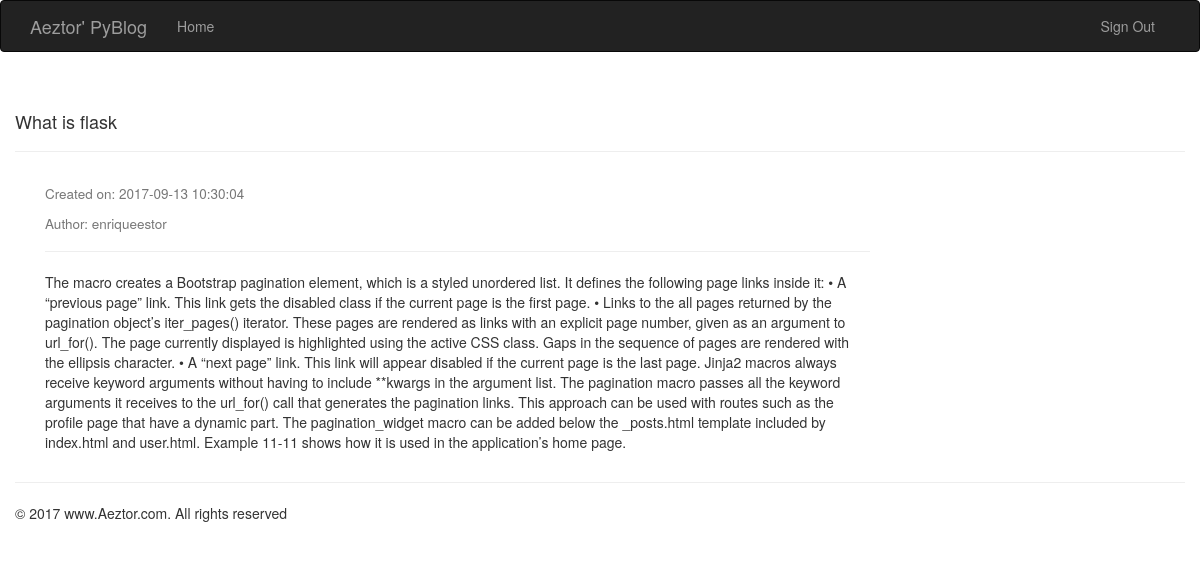
The app's page /posts/1 (signed in) with its own data.
### main/models/post.py (models this page shows)
class Post(db.Model):
    __tablename__ = 'posts'
    id = db.Column(db.Integer, primary_key=True)
    title = db.Column(db.String(100))
    body = db.Column(db.Text)
    timestamp = db.Column(db.DateTime, index=True, default=datetime.utcnow())
    author_id = db.Column(db.Integer, db.ForeignKey('users.id'))

### main/models/user.py (models this page shows, shortened)
class User(UserMixin, db.Model):
    __tablename__ = 'users'
    id = db.Column(db.Integer, primary_key=True)
    email = db.Column(db.String(64), unique=True, index=True)
    username = db.Column(db.String(64), unique=True, index=True)
    password_hash = db.Column(db.String(128))
    role_id = db.Column(db.Integer, db.ForeignKey('roles.id'))
    posts = db.relationship('Post', backref='users')
    @property
    def password(self):
        raise AttributeError('password is not a readable attribute')

### main/controllers/posts.py (the view)
@posts.route('/posts/<id>')
def post(id):
    data = {}
    post = Post.query.get_or_404(id)
    if not post:
        abort(404)
    data = {'id': post.id,
            'body': post.body,
            'timestamp': post.timestamp,
            'username': post.users.username,
            'title': post.title
            }
    return render_template('post.html', post=data)

### main/models/user.py (called while the page is built)
@login_manager.user_loader
def load_user(user_id):
    return User.query.get(int(user_id))

### main/templates/post.html
{% extends 'base.html' %}
{% block content_title %}
<h4> {{ post['title'] }} </h4>
{% endblock %}
{% block page_content %}
<div class="top-pad">
    <div>
        <h4>
            <small> Created on: {{ post['timestamp'] }}</small>
        </h4>
        <h4>
            <small> Author: {{ post['username'] }}</small>
        </h4>
        <hr>
        <p> {{ post['body'] }}</p>
    </div>
</div>
{% endblock %}

### records on screen
Post: title "What is flask", timestamp "2017-09-13 10:30:04", body "The macro creates a Bootstrap pagination element, which is a styled unordered list. It defines the following page links inside it: • A “previous page” link. This link gets the disabled class if the current page is the first page. • Links to the all pages returned by the pagination object’s iter_pages() iterator. These pages are rendered as links with an explicit page number, given as an argument to url_for(). The page currently displayed is highlighted using the active CSS class. Gaps in the sequence of pages are rendered with the ellipsis character. • A “next page” link. This link will appear disabled if the current page is the last page. Jinja2 macros always receive keyword arguments…"
User: username "enriqueestor"
